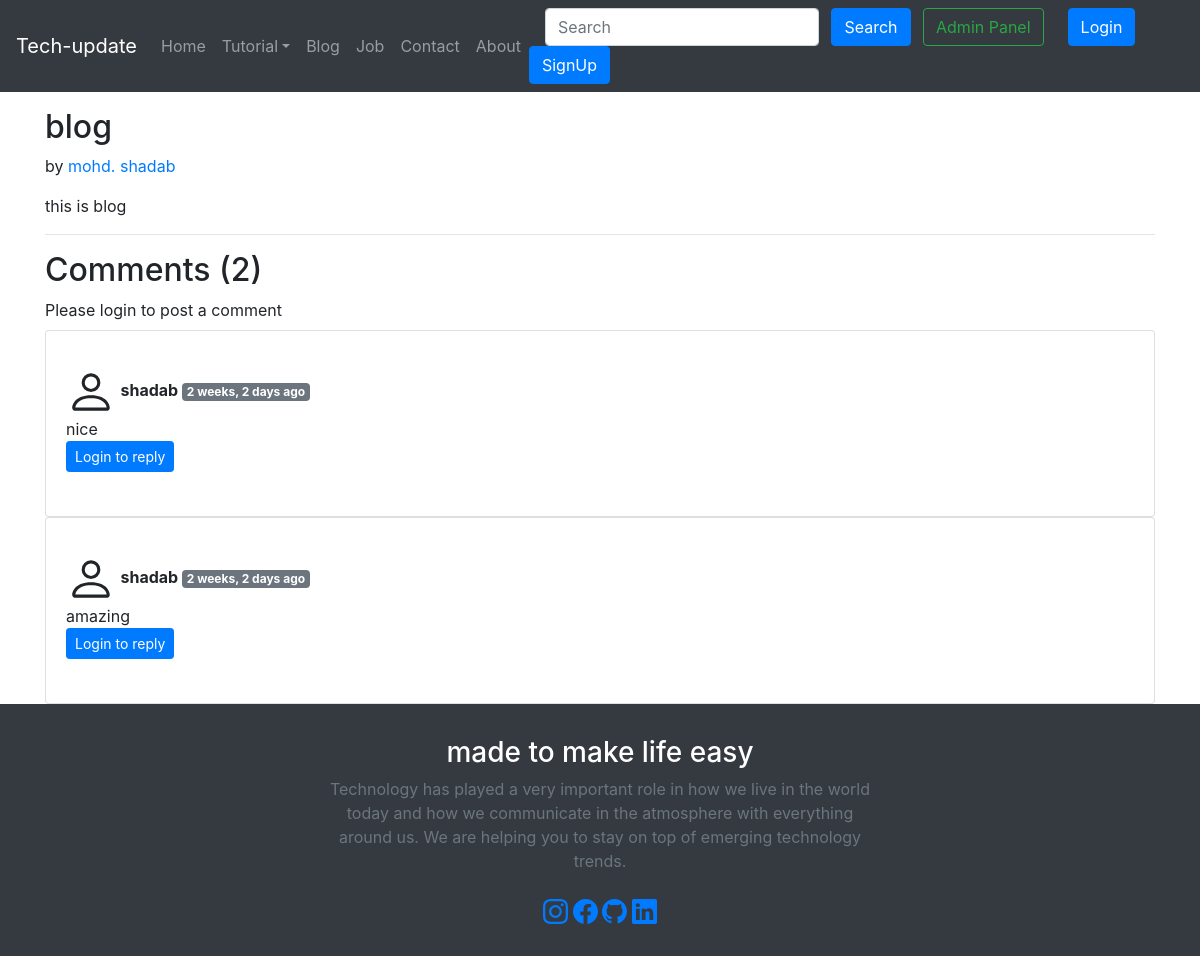
The app's page /this-is-blog/ with its own data.
### blog/models.py (models this page shows, shortened)
class Post(models.Model):
    sno=models.AutoField(primary_key=True)
    id=models.CharField(max_length=5)
    title=models.CharField(max_length=255)
    content=models.TextField()
    author=models.CharField(max_length=13)
    slug=models.CharField(max_length=100)
    timestamp=models.DateTimeField(auto_now_add=True, blank=True)

class BlogComment(models.Model):
    sno= models.AutoField(primary_key=True)
    comment=models.TextField()
    user=models.ForeignKey(User, on_delete=models.CASCADE)
    post=models.ForeignKey(Post, on_delete=models.CASCADE)
    parent=models.ForeignKey('self',on_delete=models.CASCADE, null=True )
    timestamp= models.DateTimeField(default=now)

### blog/views.py (the view)
# urls.py: path('<str:slug>/', views.blogpost, name='blogpost'),
def blogpost(request, slug):
   if Post.objects.filter(slug=slug).first():
    post=Post.objects.filter(slug=slug).first()
    comments= BlogComment.objects.filter(post=post, parent=None)
    replies= BlogComment.objects.filter(post=post).exclude(parent=None)
    replyDict={}
    for reply in replies:
        if reply.parent.sno not in replyDict.keys():
            replyDict[reply.parent.sno]=[reply]
        else:
            replyDict[reply.parent.sno].append(reply)
    context={'post':post, 'comments': comments, 'user': request.user, 'replyDict': replyDict}
    return render(request, "blog/blogpost.html", context)
   else:
       return HttpResponse("<h1>page not found</h1>")

### blog/templatetags/extras.py (called while the page is built)
@register.filter(name='get_val')
def get_val(dict, key):
    return dict.get(key)

### templates/blog/blogpost.html (shortened to what this page needs)
{% extends 'base.html' %}
{% block body %}
{% load humanize %}
{% load extras %}
<div class="container my-3">
    <h2 class="blog-post-title">{{post.title}}</h2>
    <p class="blog-post-meta">{{post.timeStamp}} by <a href="/about">{{post.author}}</a></p>
    <p>{{post.content|safe}}</p>
    <hr>
</div>
<div class="container">
    <h2> Comments ({{comments.count}}) </h2>
    <div class="my-2">
        {% if user.is_authenticated %}
        <form action="/blog/postComment" method="post">
            {% csrf_token %}
            <div class="form-group">
                <label for="exampleInputEmail1">Post Comment </label>
                <input type="text" class="form-control" name="comment" placeholder="Enter comment here">
            </div>
            <input type="hidden" name="postSno" value="{{post.sno}}">
            <input type="hidden" name="parentSno" value="">
            <button type="submit" class="btn btn-primary">Submit</button>
        </form>
        {% else %}
        Please login to post a comment
        {% endif %}
    </div>
    {% for comment in comments %}
    <div class="card">
  <div class="card-body">
    <div class="row my-3">
 <div class="col-md-11 ">
            <b> {{comment.user.username}} </b> <span class="badge badge-secondary ">{{comment.timestamp| naturaltime}}</span>
            <div>{{comment.comment}}</div>
            <div class="reply mx-0">
                {% if user.is_authenticated %}
                <button class="btn btn-sm btn-primary" type="button" data-toggle="collapse" data-target="#replyBox{{comment.sno}}" aria-expanded="false" aria-controls="replyBox{{comment.sno}}">
                    Reply
                </button>
                <div class="collapse" id="replyBox{{comment.sno}}">
                    <div class="card card-body my-2">
                        <form action="/blog/postComment" method="post">
                            {% csrf_token %}
                            <div class="form-group">
                                <label for="comment">Post a reply </label>
                                <input type="text" class="form-control" name="comment" placeholder="Enter comment here">
                                <input type="hidden" name="parentSno" value="{{comment.sno}}">
                            </div>
                            <input type="hidden" name="postSno" value="{{post.sno}}">
                            <button type="submit" class="btn btn-primary">Submit</button>
                        </form>
                    </div>
                </div>
                {% else %}
                <button class="btn btn-sm btn-primary" type="button" data-toggle="collapse" data-target="#replyBox{{comment.sno}}" aria-expanded="false" aria-controls="replyBox{{comment.sno}}">
                    Login to reply
                </button>
                {% endif %}
            </div>
        </div>
    </div>
  </div>
    </div>
    {% endfor %}
</div>
{% endblock %}

### records on screen
Post: title "blog", author "mohd. shadab", content "this is blog"
BlogComment: user.username "shadab", timestamp "2 weeks, 2 days ago", comment "nice"
BlogComment: user.username "shadab", timestamp "2 weeks, 2 days ago", comment "amazing"

### other values on screen
{{ comments.count }} "2"
